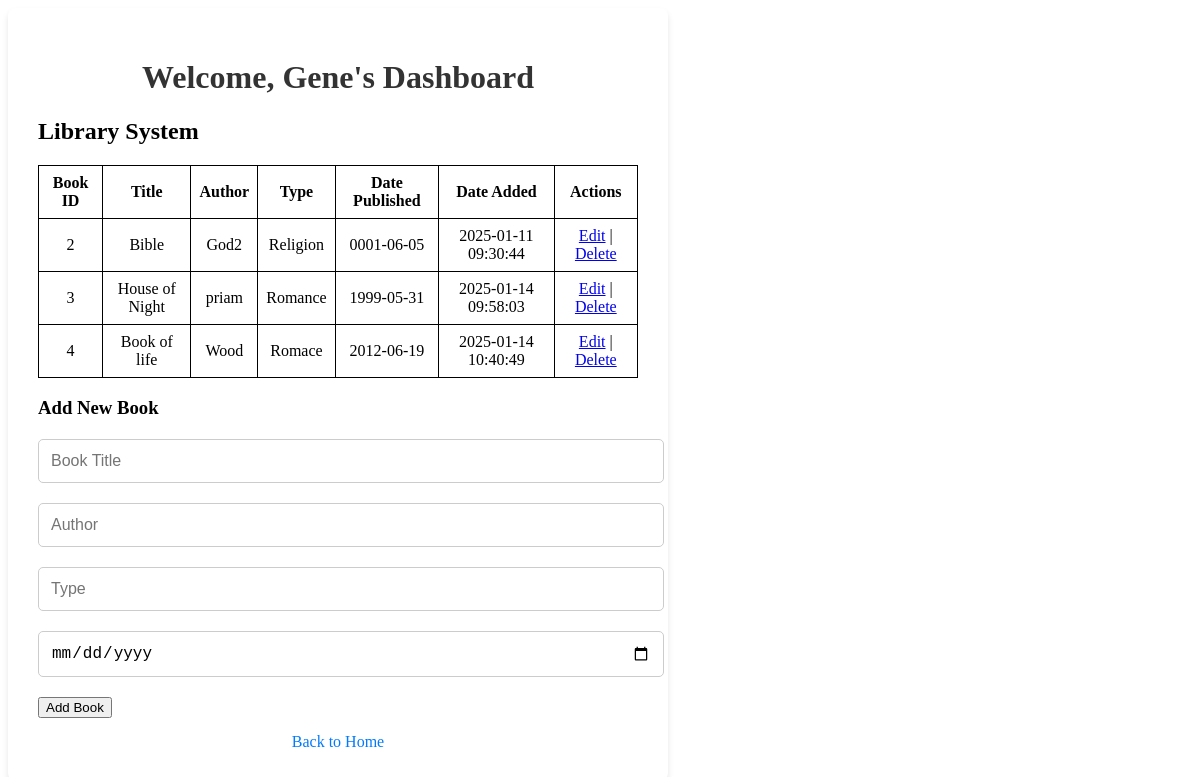
The app's page /dashboard.php (signed in) with its own data.
### tables this page shows
CREATE TABLE `books` (
  `book_id` int(11) NOT NULL AUTO_INCREMENT,
  `book_title` varchar(50) NOT NULL,
  `author` varchar(50) NOT NULL,
  `book_type` varchar(50) NOT NULL,
  `date_published` date DEFAULT NULL,
  `date_added` datetime DEFAULT current_timestamp(),
  PRIMARY KEY (`book_id`)
);

### dashboard.php (the view, shortened to what this page needs)
<?php
   include("database.php");
   $sql = "SELECT book_id, book_title, author, book_type, date_published, date_added FROM books";
   $result = $conn->query($sql);
?>
<!DOCTYPE html>
<html lang="en">
<head>
</head>
<body>
    <div class="container">
        <h1>Welcome, <?php echo htmlspecialchars($_SESSION['username']); ?>'s Dashboard</h1>
        <h2>Library System</h2>
        <table>
            <thead>
                <tr>
                    <th>Book ID</th>
                    <th>Title</th>
                    <th>Author</th>
                    <th>Type</th>
                    <th>Date Published</th>
                    <th>Date Added</th>
                    <th>Actions</th>
                </tr>
            </thead>
            <tbody>
                <?php
                    if($result->num_rows > 0){
                        while($row = $result->fetch_assoc()){
                            echo "<tr>
                                    <td>{$row['book_id']}</td>
                                    <td>{$row['book_title']}</td>
                                    <td>{$row['author']}</td>
                                    <td>{$row['book_type']}</td>
                                    <td>{$row['date_published']}</td>
                                    <td>{$row['date_added']}</td>
                                    <td>
                                        <a href='edit.php?id={$row['book_id']}'>Edit</a> |
                                        <a href='delete.php?id={$row['book_id']}' onclick='return confirm(\"Are you sure?\")'>Delete</a>
                                    </td>
                                  </tr>";
                        }
                    } else {
                        echo "<tr><td colspan='7'>No records found.</td></tr>";
                    }
                ?>
            </tbody>
        </table>
        <h3>Add New Book</h3>
        <form method="POST">
            <input type="text" name="book_title" placeholder="Book Title" required>
            <input type="text" name="author" placeholder="Author" required>
            <input type="text" name="book_type" placeholder="Type" required>
            <input type="date" name="date_published" required>
            <button type="submit" name="add_book">Add Book</button>
        </form>
        <div class="back-link">
            <a href="index.php">Back to Home</a>
        </div>
    </div>
</body>
</html>

### records on screen
books: book_id "2", book_title "Bible", author "God2", book_type "Religion", date_published "0001-06-05", date_added "2025-01-11 09:30:44"
books: book_id "3", book_title "House of Night", author "priam", book_type "Romance", date_published "1999-05-31", date_added "2025-01-14 09:58:03"
books: book_id "4", book_title "Book of life", author "Wood", book_type "Romace", date_published "2012-06-19", date_added "2025-01-14 10:40:49"

### other values on screen
$_SESSION['username'] "Gene"
